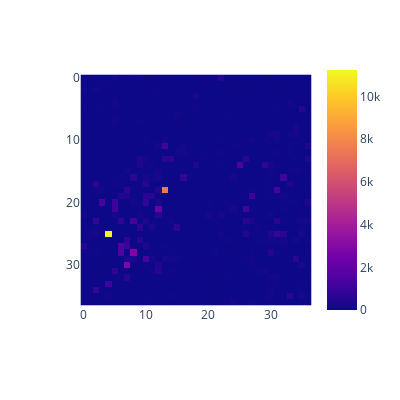

The cell this chart's notebook holds for it:
### Markdown cell above
State visits

### Code cell
px.imshow(progress_dict[(specific_step if not do_max_step else str(steps))]['state_visits'], width=width_plot, height=height_plot)

### Figure 1 — Plotly figure (JSON) as saved in the notebook; plotly's stock layout.template omitted (floating-point values rounded to 4 significant figures; data arrays with more than 128 entries replaced by an {"elided": "..."} marker saying what was removed)
{"data": [{"coloraxis": "coloraxis", "hovertemplate": "x: %{x}<br>y: %{y}<br>color: %{z}<extra></extra>", "name": "0", "type": "heatmap", "xaxis": "x", "yaxis": "y", "z": {"elided": "37x37 int values"}}], "layout": {"coloraxis": {"colorscale": [[0, "#0d0887"], [0.1111, "#46039f"], [0.2222, "#7201a8"], [0.3333, "#9c179e"], [0.4444, "#bd3786"], [0.5556, "#d8576b"], [0.6667, "#ed7953"], [0.7778, "#fb9f3a"], [0.8889, "#fdca26"], [1, "#f0f921"]]}, "height": 400, "margin": {"t": 60}, "width": 400, "xaxis": {"anchor": "y", "autorange": true, "constrain": "domain", "domain": [0, 1], "range": [-0.5, 36.5], "scaleanchor": "y"}, "yaxis": {"anchor": "x", "autorange": true, "constrain": "domain", "domain": [0.05577, 0.9442], "range": [36.5, -0.5]}}}
